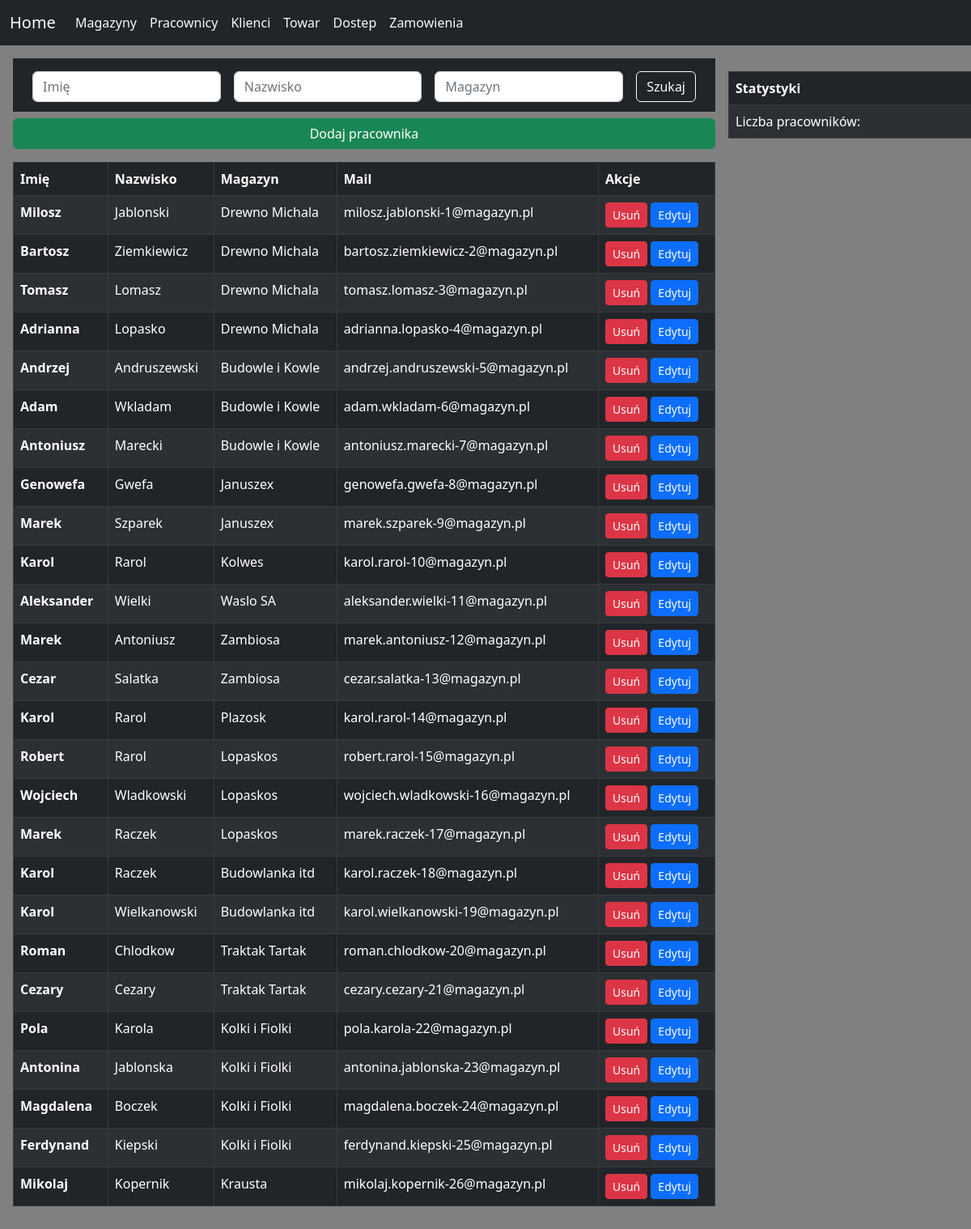
The app's page /pracownicy, older data.
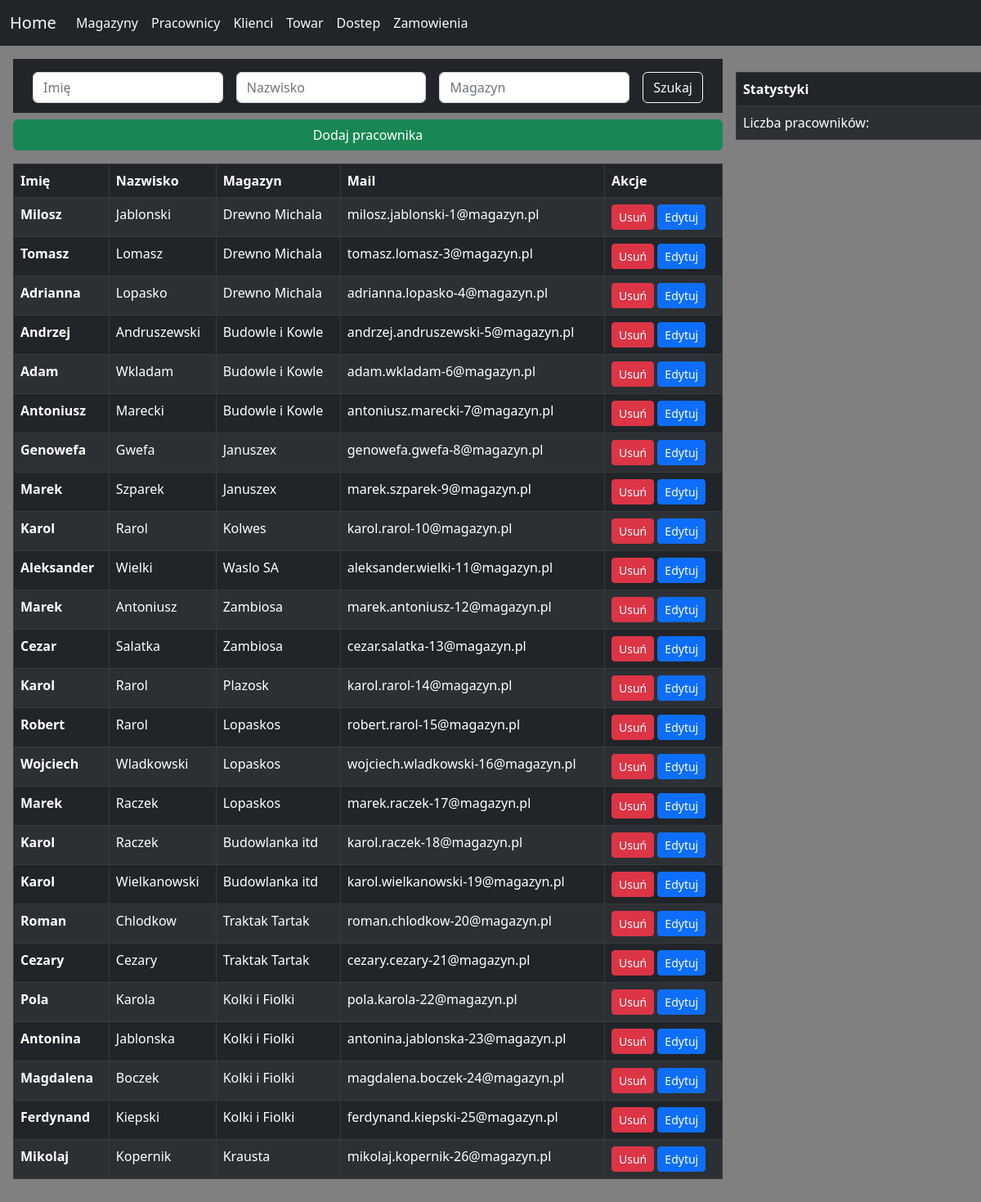
The same page, newer data.
### modelss/models.py (models this page shows)
class Pracownicy(Base):
    __tablename__ = 'Pracownicy'
    id_pracownika = Column(Integer, primary_key=True)
    imie = Column(String(20), nullable=False)
    nazwisko = Column(String(30), nullable=False)
    id_magazynu = Column(Integer, ForeignKey('Magazyny.id_magazynu'))
    mail = Column(String(30))
    magazyn = relationship("Magazyny", backref="Pracownicy")

class Magazyny(Base):
    __tablename__ = 'Magazyny'
    id_magazynu = Column(Integer, primary_key=True)
    nazwa = Column(String(50), nullable=False, unique=True)
    adres = Column(String(100), nullable=False)

### main.py (the view)
@app.route("/pracownicy")
def pracownicy():
    return render_template("pracownicy.html", pracownicy=show_pracownicy(), magazyny=show_magazyny(), liczba_pracownikow=count_pracownicy())

### modelss/db_tools.py (called while the page is built)
def show_magazyny():
    magazyny = session.query(Magazyny).all()
    return magazyny

def show_pracownicy():
    pracownicy = session.query(Pracownicy, Magazyny.nazwa) \
        .join(Magazyny, Pracownicy.id_magazynu == Magazyny.id_magazynu) \
        .filter(Pracownicy.id_magazynu == Magazyny.id_magazynu) \
        .all()
    return pracownicy

def count_pracownicy():
    liczba_pracownikow = session.query(Pracownicy).count()
    return liczba_pracownikow

### templates/pracownicy.html (shortened to what this page needs)
{% extends "base.html" %}
{% block content %}
<div class="container">
    <div class="col w-75 p-3 position-absolute top-10 start-0">
        <div class="bg-dark p-1">
        <div class="container mt-1">
            <form class="d-flex" id="searchForm" method="POST" action="/search_pracownik">
                <input class="form-control d-inline m-2" type="search" name="search_name" placeholder="Imię" aria-label="Imię">
                <input class="form-control d-inline m-2" type="search" name="search_lastname" placeholder="Nazwisko" aria-label="Nazwisko">
                <input class="form-control d-inline m-2" type="search" name="search_magazyn" placeholder="Magazyn" aria-label="Magazyn">
                <button class="btn btn-outline-light m-2" type="submit">Szukaj</button>
            </form>
        </div>
        </div>
        <div class="d-grid gap-2">
            <button type="button" class="btn btn-success mt-2" data-bs-toggle="modal" data-bs-target="#addPracownikModal">Dodaj pracownika</button>
        </div>
        <table class="table table-striped table-bordered table-dark p-3 mt-3 bg-body rounded">
            <thead>
                <tr>
                    <th scope="col">Imię</th>
                    <th scope="col">Nazwisko</th>
                    <th scope="col">Magazyn</th>
                    <th scope="col">Mail</th>
                    <th scope="col">Akcje</th>
                </tr>
            </thead>
            <tbody>
                {% for pracownik in pracownicy %}
                <tr>
                    <th scope="row">{{ pracownik.Pracownicy.imie }}</th>
                    <td>{{ pracownik.Pracownicy.nazwisko }}</td>
                    <td>{{ pracownik.nazwa }}</td>
                    <td>{{ pracownik.Pracownicy.mail }}</td>
                    <td>
                        <div class="d-flex">
                            <form method="POST" action="/delete_pracownik/{{ pracownik.Pracownicy.id_pracownika }}">
                                <button type="submit" class="btn btn-danger btn-sm">Usuń</button>
                                <button type="button" class="btn btn-primary btn-sm" data-bs-toggle="modal" data-bs-target="#editPracownikModal{{ pracownik.Pracownicy.id_pracownika  }}">Edytuj</button>
                            </form>
                        </div>
                    </td>
                </tr>
                {% endfor %}
            </tbody>
        </table>
    </div>
    <div class="col w-25 p-3 position-absolute top-10">
        <div class="custom-table-responsivee">
                <table class="table table-striped table-bordered table-dark p-3 mt-3 bg-body rounded">
                    <thead>
                        <tr>
                            <th scope="col">Statystyki</th>
                        </tr>
                    </thead>
                    <tbody>
                        <tr>
                            <td>Liczba pracowników:</td>
                        </tr>
                    </tbody>
                </table>
        </div>
    </div>
</div>
{% endblock %}

### templates/base.html (shortened to what this page needs)
<!DOCTYPE html>
<html lang="en">
<head>
  <link href="https://cdn.jsdelivr.net/npm/bootstrap@5.2.3/dist/css/bootstrap.min.css" rel="stylesheet">
  <link href="../static/styl.css" rel="stylesheet">
</head>
<body style="background-color: grey;">
    <nav class="navbar navbar-expand-lg bg-dark">
        <div class="container-fluid">
            <a class="navbar-brand text-light bg-dark" href="/">Home</a>
            <div class="collapse navbar-collapse" id="navbarSupportedContent">
                <ul class="navbar-nav me-auto mb-2 mb-lg-0">
                    <li class="nav-item">
                        <a class="nav-link text-light bg-dark" href="/magazyny">Magazyny</a>
                    </li>
                    <li class="nav-item">
                        <a class="nav-link text-light bg-dark" href="/pracownicy">Pracownicy</a>
                    </li>
                    <li class="nav-item">
                        <a class="nav-link text-light bg-dark" href="/klienci">Klienci</a>
                    </li>
                    <li class="nav-item">
                        <a class="nav-link text-light bg-dark" href="/towar">Towar</a>
                    </li>
                    <li class="nav-item">
                        <a class="nav-link text-light bg-dark" href="/dostep">Dostep</a>
                    </li>
                    <li class="nav-item">
                        <a class="nav-link text-light bg-dark" href="/zamowienia">Zamowienia</a>
                    </li>
                </ul>
            </div>
        </div>
    </nav>
  {% block content %}
  {% endblock %}
</body>
</html>

### static/styl.css (style rules this page uses)
.custom-table-responsivee { left: 75%; width: 400px; position: fixed; }

Row changes from the older to the newer data that the page shows:
removed Pracownicy: Pracownicy.imie "Bartosz", Pracownicy.nazwisko "Ziemkiewicz", nazwa "Drewno Michala", Pracownicy.mail "bartosz.ziemkiewicz-2@magazyn.pl"
